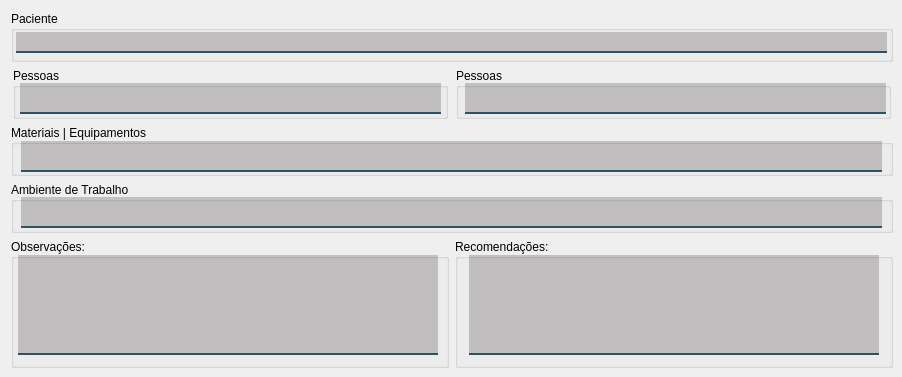
       <widget class="QWidget" name="tab">
        <attribute name="title">
         <string>Investigação</string>
        </attribute>
        <widget class="QWidget" name="layoutWidget">
         <property name="geometry">
          <rect>
           <x>11</x>
           <y>11</y>
           <width>882</width>
           <height>357</height>
          </rect>
         </property>
         <layout class="QVBoxLayout" name="verticalLayout_9">
          <item>
           <layout class="QVBoxLayout" name="verticalLayout_11">
            <item>
             <widget class="QGroupBox" name="groupBox_16">
              <property name="minimumSize">
               <size>
                <width>871</width>
                <height>51</height>
               </size>
              </property>
              <property name="title">
               <string>Paciente</string>
              </property>
              <widget class="QLineEdit" name="txt_paciente">
               <property name="enabled">
                <bool>false</bool>
               </property>
               <property name="geometry">
                <rect>
                 <x>5</x>
                 <y>21</y>
                 <width>871</width>
                 <height>21</height>
                </rect>
               </property>
               <property name="minimumSize">
                <size>
                 <width>200</width>
                 <height>21</height>
                </size>
               </property>
               <property name="font">
                <font>
                 <family>Segoe UI</family>
                </font>
               </property>
               <property name="styleSheet">
                <string notr="true">background-color: rgba(10,0,0,50);
border:2px solid rgba(0,0,0,0);
border-bottom-color:rgba(46,82,101,255);
color:rgb(0,0,0);
padding-bottom:7px</string>
               </property>
              </widget>
             </widget>
            </item>
            <item>
             <layout class="QHBoxLayout" name="horizontalLayout_8">
              <item>
               <widget class="QGroupBox" name="groupBox_17">
                <property name="minimumSize">
                 <size>
                  <width>435</width>
                  <height>51</height>
                 </size>
                </property>
                <property name="maximumSize">
                 <size>
                  <width>435</width>
                  <height>51</height>
                 </size>
                </property>
                <property name="title">
                 <string>Pessoas</string>
                </property>
                <widget class="QLineEdit" name="txt_pessoas">
                 <property name="enabled">
                  <bool>false</bool>
                 </property>
                 <property name="geometry">
                  <rect>
                   <x>7</x>
                   <y>15</y>
                   <width>421</width>
                   <height>31</height>
                  </rect>
                 </property>
                 <property name="minimumSize">
                  <size>
                   <width>390</width>
                   <height>0</height>
                  </size>
                 </property>
                 <property name="font">
                  <font>
                   <family>Segoe UI</family>
                  </font>
                 </property>
                 <property name="styleSheet">
                  <string notr="true">background-color: rgba(10,0,0,50);
border:2px solid rgba(0,0,0,0);
border-bottom-color:rgba(46,82,101,255);
color:rgb(0,0,0);
padding-bottom:7px</string>
                 </property>
                </widget>
               </widget>
              </item>
              <item>
               <widget class="QGroupBox" name="groupBox_18">
                <property name="minimumSize">
                 <size>
                  <width>435</width>
                  <height>51</height>
                 </size>
                </property>
                <property name="maximumSize">
                 <size>
                  <width>435</width>
                  <height>51</height>
                 </size>
                </property>
                <property name="title">
                 <string>Pessoas</string>
                </property>
                <widget class="QLineEdit" name="txt_processos">
                 <property name="enabled">
                  <bool>false</bool>
                 </property>
                 <property name="geometry">
                  <rect>
                   <x>9</x>
                   <y>15</y>
                   <width>421</width>
                   <height>31</height>
                  </rect>
                 </property>
                 <property name="minimumSize">
                  <size>
                   <width>390</width>
                   <height>0</height>
                  </size>
                 </property>
                 <property name="font">
                  <font>
                   <family>Segoe UI</family>
                  </font>
                 </property>
                 <property name="styleSheet">
                  <string notr="true">background-color: rgba(10,0,0,50);
border:2px solid rgba(0,0,0,0);
border-bottom-color:rgba(46,82,101,255);
color:rgb(0,0,0);
padding-bottom:7px</string>
                 </property>
                </widget>
               </widget>
              </item>
             </layout>
            </item>
            <item>
             <widget class="QGroupBox" name="groupBox_19">
              <property name="minimumSize">
               <size>
                <width>871</width>
                <height>51</height>
               </size>
              </property>
              <property name="maximumSize">
               <size>
                <width>16777215</width>
                <height>16777215</height>
               </size>
              </property>
              <property name="title">
               <string>Materiais | Equipamentos</string>
              </property>
              <widget class="QLineEdit" name="txt_equipamentos">
               <property name="enabled">
                <bool>false</bool>
               </property>
               <property name="geometry">
                <rect>
                 <x>10</x>
                 <y>16</y>
                 <width>861</width>
                 <height>31</height>
                </rect>
               </property>
               <property name="minimumSize">
                <size>
                 <width>390</width>
                 <height>0</height>
                </size>
               </property>
               <property name="font">
                <font>
                 <family>Segoe UI</family>
                </font>
               </property>
               <property name="styleSheet">
                <string notr="true">background-color: rgba(10,0,0,50);
border:2px solid rgba(0,0,0,0);
border-bottom-color:rgba(46,82,101,255);
color:rgb(0,0,0);
padding-bottom:7px</string>
               </property>
              </widget>
             </widget>
            </item>
            <item>
             <widget class="QGroupBox" name="groupBox_20">
              <property name="minimumSize">
               <size>
                <width>871</width>
                <height>51</height>
               </size>
              </property>
              <property name="maximumSize">
               <size>
                <width>16777215</width>
                <height>16777215</height>
               </size>
              </property>
              <property name="title">
               <string>Ambiente de Trabalho</string>
              </property>
              <widget class="QLineEdit" name="txt_ambiente">
               <property name="enabled">
                <bool>false</bool>
               </property>
               <property name="geometry">
                <rect>
                 <x>10</x>
                 <y>15</y>
                 <width>861</width>
                 <height>31</height>
                </rect>
               </property>
               <property name="minimumSize">
                <size>
                 <width>390</width>
                 <height>0</height>
                </size>
               </property>
               <property name="font">
                <font>
                 <family>Segoe UI</family>
                </font>
               </property>
               <property name="styleSheet">
                <string notr="true">background-color: rgba(10,0,0,50);
border:2px solid rgba(0,0,0,0);
border-bottom-color:rgba(46,82,101,255);
color:rgb(0,0,0);
padding-bottom:7px</string>
               </property>
              </widget>
             </widget>
            </item>
           </layout>
          </item>
          <item>
           <layout class="QHBoxLayout" name="horizontalLayout_3">
            <item>
             <widget class="QGroupBox" name="groupBox_21">
              <property name="minimumSize">
               <size>
                <width>435</width>
                <height>121</height>
               </size>
              </property>
              <property name="title">
               <string>Observações:</string>
              </property>
              <widget class="QTextEdit" name="txt_observacao_2">
               <property name="enabled">
                <bool>false</bool>
               </property>
               <property name="geometry">
                <rect>
                 <x>7</x>
                 <y>16</y>
                 <width>420</width>
                 <height>100</height>
                </rect>
               </property>
               <property name="minimumSize">
                <size>
                 <width>355</width>
                 <height>100</height>
                </size>
               </property>
               <property name="maximumSize">
                <size>
                 <width>420</width>
                 <height>100</height>
                </size>
               </property>
               <property name="font">
                <font>
                 <family>Segoe UI</family>
                </font>
               </property>
               <property name="styleSheet">
                <string notr="true">background-color: rgba(10,0,0,50);
border:2px solid rgba(0,0,0,0);
border-bottom-color:rgba(46,82,101,255);
color:rgb(0,0,0);
padding-bottom:7px</string>
               </property>
              </widget>
             </widget>
            </item>
            <item>
             <widget class="QGroupBox" name="groupBox_22">
              <property name="minimumSize">
               <size>
                <width>435</width>
                <height>121</height>
               </size>
              </property>
              <property name="title">
               <string>Recomendações:</string>
              </property>
              <widget class="QTextEdit" name="txt_recomendacao_4">
               <property name="enabled">
                <bool>false</bool>
               </property>
               <property name="geometry">
                <rect>
                 <x>14</x>
                 <y>16</y>
                 <width>410</width>
                 <height>100</height>
                </rect>
               </property>
               <property name="minimumSize">
                <size>
                 <width>355</width>
                 <height>100</height>
                </size>
               </property>
               <property name="maximumSize">
                <size>
                 <width>410</width>
                 <height>100</height>
                </size>
               </property>
               <property name="font">
                <font>
                 <family>Segoe UI</family>
                </font>
               </property>
               <property name="styleSheet">
                <string notr="true">background-color: rgba(10,0,0,50);
border:2px solid rgba(0,0,0,0);
border-bottom-color:rgba(46,82,101,255);
color:rgb(0,0,0);
padding-bottom:7px</string>
               </property>
              </widget>
             </widget>
            </item>
           </layout>
          </item>
         </layout>
        </widget>
       </widget>
